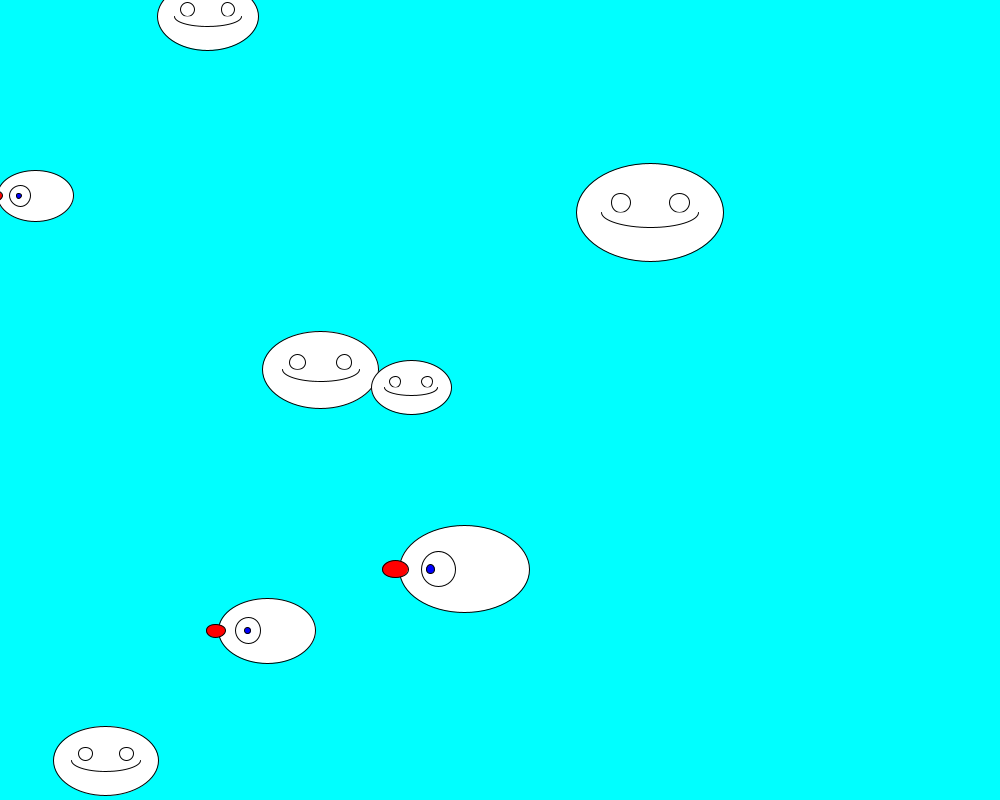
Frame 1 (no input)
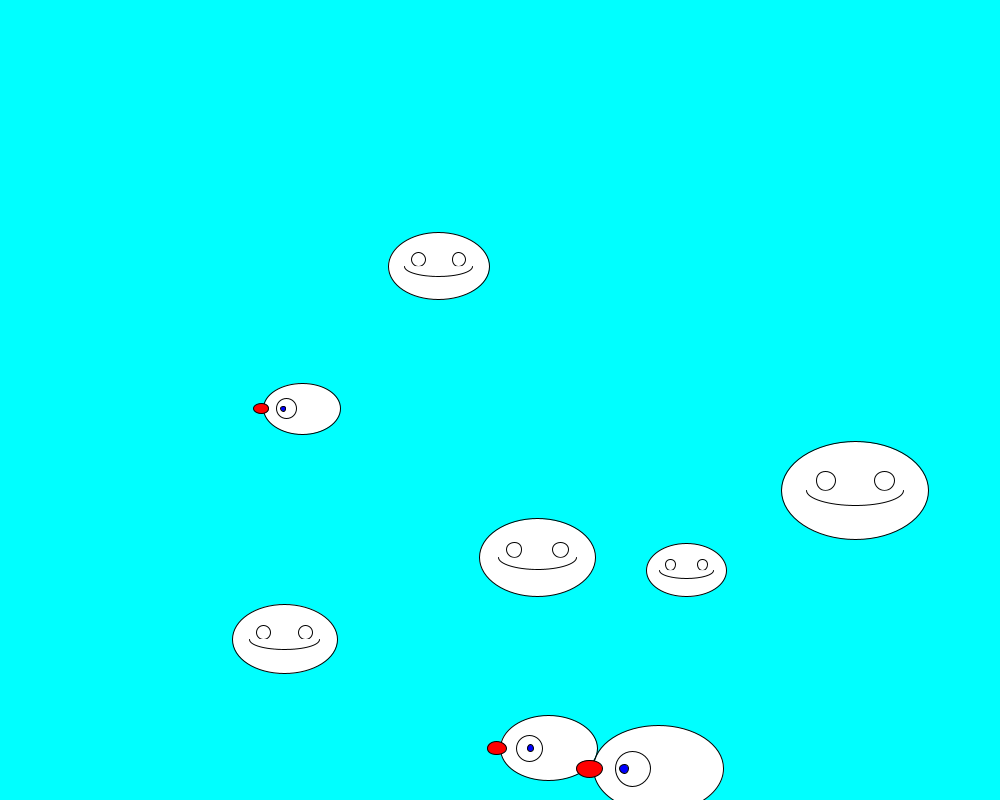
Frame 60 (the mouse pressed at the canvas centre just before this capture)
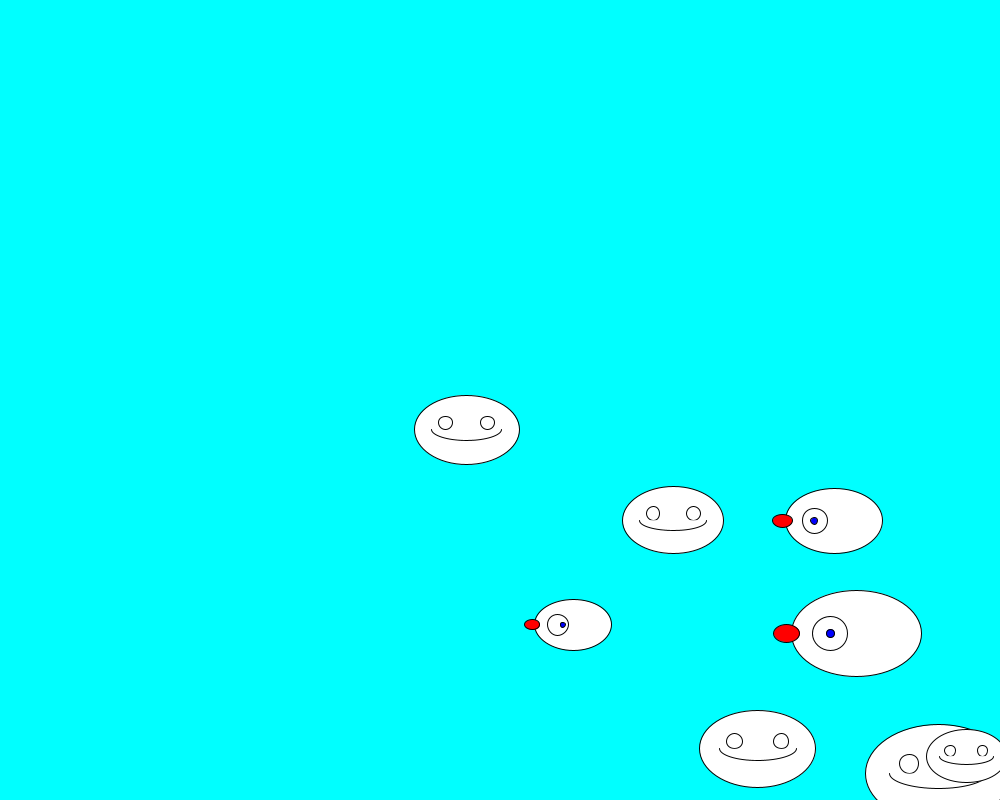
Frame 120 (the mouse held since frame 60 and released just before this capture)

The Processing sketch that drew these frames (run headless with seeded random() and noise(); from frame 60 on, the mouse is pressed at the canvas centre):

// Processing sketch: teacher_sprint_1
// ── teacher_sprint_1.pde
float [] a, b, c, vx, vy;
void setup() {
  size(1000, 800);
  a = new float[8];
  b = new float[8];
  c = new float[8];
  vx = new float[8];
  vy = new float[8];
  for (int i=0; i<8; i++) {
    a[i] = random(width);
    b[i] = random(height);
    c[i] = random(5, 10);
    vx[i] = random(3, 5);
    vy[i] = random(3, 5);
  }
}// setup()
void draw() {
  background(0, 255, 255);
  for (int i=0; i<8; i++) {
      a[i] += vx[i];
      b[i] += vy[i];
      if (a[i]<0 || a[i]>width) vx[i] = -vx[i];
      if (b[i]<0 || b[i]>height) vy[i] = -vy[i];
    if (i<5) smile(a[i], b[i], c[i]);
    else rednose(a[i], b[i], c[i]);
  } // for
} // draw()
void smile(float x, float y, float d) {
  ellipse(x, y, d*15, d*10);
  circle(x-d*3, y-d, 2*d);
  circle(x+d*3, y-d, 2*d);
  arc(x, y, d*10, d*3, 0, PI);
}
void rednose(float x, float y, float d) {
  ellipse(x, y, d*15, d*10);
  fill(255, 0, 0);
  ellipse(x-d*8, y, 3*d, 2*d); // nose
  fill(255);
  circle(x-d*3, y, 4*d);  // eye
  fill(0, 0, 255);
  circle(x-d*3+random(-d, d), y, d);
  fill(255);
}
